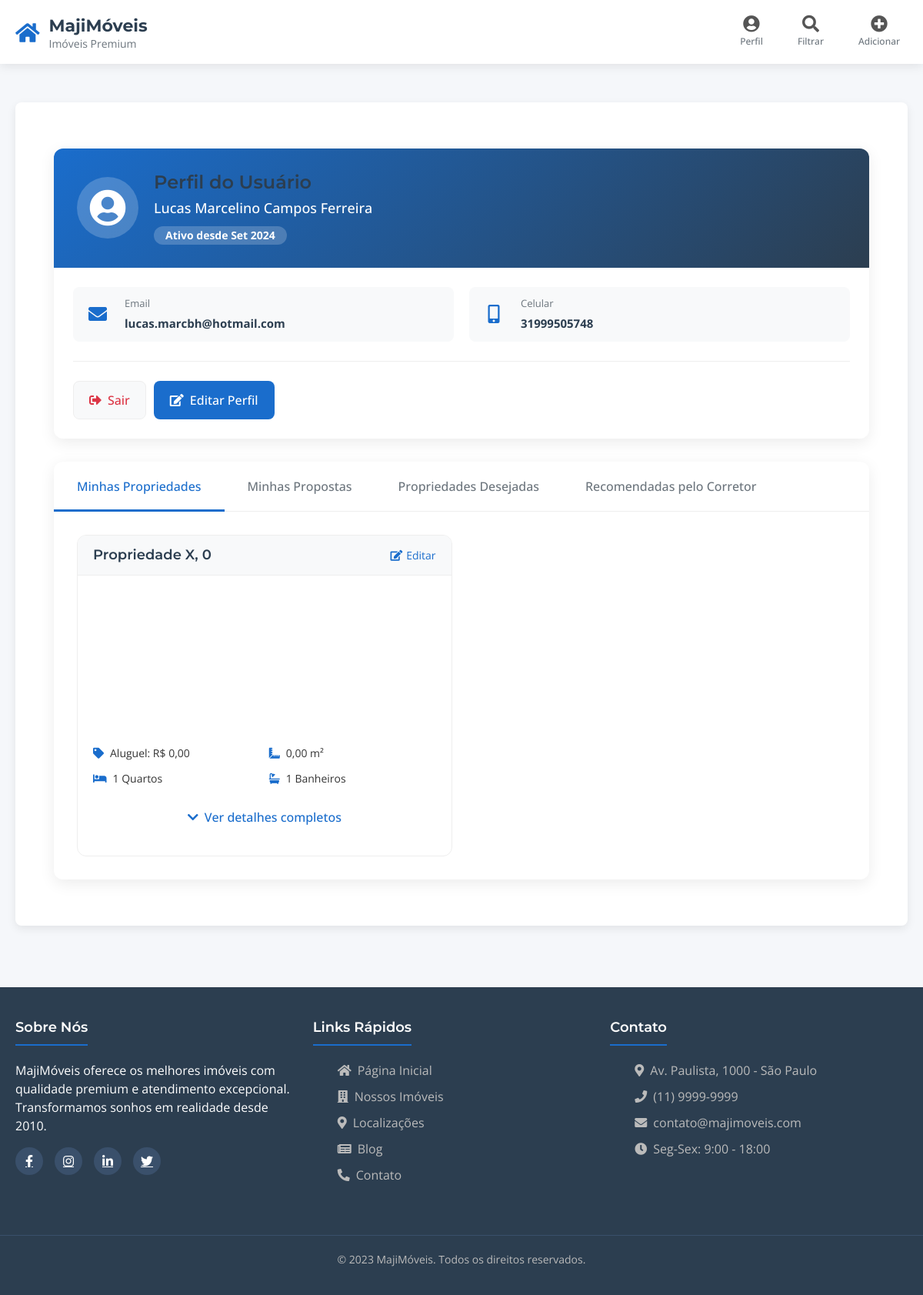
The app's page /perfil/ (signed in) with its own data.
### sales/models.py (models this page shows, shortened)
class PropertyOwner(models.Model):
    user = models.OneToOneField(User, on_delete=models.CASCADE)
    phone_number = models.CharField(max_length=15, verbose_name="Celular", default="(00) 00000-0000")
    IS_MARRIED_CHOICES = [
        ('Yes', 'Sim'),
        ('No', 'Não')
    ]
    is_married = models.CharField(max_length=3, choices=IS_MARRIED_CHOICES, verbose_name="É casado", default='No')

class Property(models.Model):
    likes = models.ManyToManyField(User, related_name='property_likes', blank=True)
    dislikes = models.ManyToManyField(User, related_name='property_dislikes', blank=True)
    owner = models.ManyToManyField(PropertyOwner, related_name="properties")
    street = models.CharField(max_length=255, verbose_name="Rua", default="Não especificada")
    street_number = models.CharField(max_length=10, verbose_name="Número", default="0")
    zip_code = models.CharField(max_length=10, verbose_name="CEP", default="00000-000")
    neighborhood = models.CharField(max_length=100, verbose_name="Bairro", default="Não especificado")
    city = models.CharField(max_length=100, verbose_name="Cidade", default="Não especificada")
    state = models.CharField(max_length=100, verbose_name="Estado", default="Não especificado")
    property_type = models.CharField(
        max_length=50,
        choices=[('apartment', 'Apartamento'), ('house', 'Casa'), ('land', 'Lote'), ('farm', 'Fazenda'), ('wahehouse', 'Galpão'), ('commercial', 'Comercial')],
        verbose_name="Tipo de Imóvel",
        default='apartment'
    )
    property_area = models.DecimalField(max_digits=10, decimal_places=2, verbose_name="Área útil do imóvel (m²)", default=0.0)
    bedrooms = models.IntegerField(verbose_name="Dormitórios (incluindo suítes)", default=1)
    suites = models.IntegerField(verbose_name="Suítes", default=0)
    bathrooms = models.IntegerField(verbose_name="Banheiros", default=1)
    features = models.CharField(max_length=255, verbose_name="Adereços", default="Nenhum")  # Usando um CharField para valores separados por vírgula
    is_covered = models.CharField(
        max_length=3,
        choices=[('yes', 'Sim'), ('no', 'Não')],
        verbose_name="Cobertura",
        default='no'
    )
    private_area = models.DecimalField(max_digits=10, decimal_places=2, verbose_name="Área privativa (m²)", default=0.0)
    garage_spots = models.IntegerField(verbose_name="Vagas de garagem", default=0)
    garage_type = models.CharField(
        max_length=20,
        choices=[
            ('covered', 'Coberta'),
            ('free', 'Livre'),
            ('covered_and_free', 'Coberta e Livre'),
            ('none', 'Nem Coberta nem Livre')
        ],
        verbose_name="Tipo de Vaga",
        default='none'
    )
    has_pool = models.CharField(
        max_length=3,
        choices=[('yes', 'Sim'), ('no', 'Não')],
        verbose_name="Piscina",
        default='no'
    )
    has_gatehouse = models.CharField(
        max_length=20,
        choices=[
            ('24h', '24 h'),
            ('daytime', 'Diurna'),
            ('night', 'Noturna'),
            ('none', 'Sem portaria')
        ],
        verbose_name="Portaria",
        default='none'
    )
    is_occupied = models.CharField(
        max_length=20,
        choices=[
            ('vacant', 'Está vago'),
            ('owner', 'Proprietário mora'),
            ('tenant', 'Inquilino mora')
        ],
        verbose_name="Alguém mora no imóvel",
        default='vacant'
    )
    access = models.CharField(
        max_length=20,
        choices=[('Key', 'Chave'), ('Biometry', 'Biometria'), ('Password', 'Senha')],
        verbose_name="Acesso",
        default='Key'
    )
    accessibility = models.CharField(
        max_length=3,
        choices=[('yes', 'Sim'), ('no', 'Não')],
        verbose_name="Acessibilidade",
        default='no'
    )
    move_availability = models.CharField(
        max_length=20,
        choices=[('immediate', 'Imediata'), ('30_days', '30 dias'), ('60_days', '60 dias'), ('other', 'Outro')],
        verbose_name="Disponibilidade de mudança",
        default='immediate'
    )
    rent_price = models.DecimalField(max_digits=10, decimal_places=2, verbose_name="Valor do aluguel", null=True, blank=True, default=0.0)
    sale_price = models.DecimalField(max_digits=10, decimal_places=2, verbose_name="Valor de venda", null=True, blank=True, default=0.0)
    iptu_value = models.DecimalField(max_digits=10, decimal_places=2, verbose_name="Valor do IPTU", null=True, blank=True, default=0.0)
    condo_fee = models.DecimalField(max_digits=10, decimal_places=2, verbose_name="Valor do condomínio", null=True, blank=True, default=0.0)
    video_url = models.URLField(max_length=500, null=True, blank=True, help_text="URL do vídeo do imóvel (e.g., YouTube link)")
    free_description = models.TextField(verbose_name="Descrição livre", null=True, blank=True)

### sales/views.py (the view)
# urls.py: path("perfil/", views.perfil, name="perfil"),
def perfil(request):
    try:
        property_owner, created = PropertyOwner.objects.get_or_create(user=request.user)
        if created:
            try:
                property_owner.save()
            except ValidationError as e:
                messages.warning(request, f"Perfil incompleto: {e}")
                return redirect('editar_perfil')  # Crie essa view depois, se quiser
        user_properties = property_owner.properties.all()
    except Exception as e:
        property_owner = None
        user_properties = []
        messages.error(request, f"Ocorreu um erro ao acessar seu perfil: {e}")
    return render(request, 'sales/perfil.html', {
        'user': request.user,
        'property_owner': property_owner,
        'user_properties': user_properties
    })

### sales/templates/sales/perfil.html (shortened to what this page needs)
{% extends 'sales/layout.html' %}
{% block content %}
<div class="profile-container">
  <div class="profile-card">
    <div class="profile-header">
      <div class="avatar">
        <i class="fas fa-user-circle"></i>
      </div>
      <div class="profile-info">
        <h2>Perfil do Usuário</h2>
        <p>
          {% if user.get_full_name %}
            {{ user.get_full_name }}
          {% else %}
            {{ user.username }}
          {% endif %}
        </p>
        <div class="badge">Ativo desde {{ user.date_joined|date:"M Y" }}</div>
      </div>
    </div>
    <div class="profile-details">
      <div class="detail-row">
        <div class="detail-item">
          <i class="fas fa-envelope"></i>
          <div>
            <span>Email</span>
            <strong>{{ user.email }}</strong>
          </div>
        </div>
        {% if user.propertyowner %}
        <div class="detail-item">
          <i class="fas fa-mobile-alt"></i>
          <div>
            <span>Celular</span>
            <strong>{{ property_owner.phone_number }}</strong>
          </div>
        </div>
        {% endif %}
      </div>
      <div class="action-buttons">
        <a href="{% url 'account_logout' %}" class="btn btn-logout">
          <i class="fas fa-sign-out-alt"></i> Sair
        </a>
        <a href="#" class="btn btn-edit">
          <i class="fas fa-edit"></i> Editar Perfil
        </a>
      </div>
    </div>
  </div>
  <div class="tabs-container">
    <ul class="tabs">
      <li class="active" data-tab="my-properties">Minhas Propriedades</li>
      <li data-tab="my-bids">Minhas Propostas</li>
      <li data-tab="wishlist">Propriedades Desejadas</li>
      <li data-tab="recommended">Recomendadas pelo Corretor</li>
    </ul>
    <div id="my-properties" class="tab-content active">
      {% if user_properties %}
      <div class="properties-grid">
        {% for imo in user_properties %}
        <div class="property-card">
          <div class="property-header">
            <h3>{{ imo.street }}, {{ imo.street_number }}</h3>
            <div class="property-actions">
              <a href="{% url 'sales:editar_imovel' imo.id %}" class="edit-btn">
                <i class="fas fa-edit"></i> Editar
              </a>
            </div>
          </div>
          <div class="property-media">
            <div class="property-images">
            </div>
          </div>
          <div class="property-info">
            <div class="info-row">
              <div class="info-item">
                <i class="fas fa-tag"></i>
                <span>
                  {% if imo.sale_price %}
                    Venda: R$ {{ imo.sale_price|floatformat:2 }}
                  {% else %}
                    Aluguel: R$ {{ imo.rent_price|floatformat:2 }}
                  {% endif %}
                </span>
              </div>
              <div class="info-item">
                <i class="fas fa-ruler-combined"></i>
                <span>{{ imo.property_area }} m²</span>
              </div>
              <div class="info-item">
                <i class="fas fa-bed"></i>
                <span>{{ imo.bedrooms }} Quartos</span>
              </div>
              <div class="info-item">
                <i class="fas fa-bath"></i>
                <span>{{ imo.bathrooms }} Banheiros</span>
              </div>
            </div>
            <div class="property-details-toggle">
              <button class="toggle-details-btn" data-target="details-{{ imo.id }}">
                <i class="fas fa-chevron-down"></i> Ver detalhes completos
              </button>
            </div>
          </div>
        </div>
        {% endfor %}
      </div>
      {% endif %}
    </div>
  </div>
</div>
{% endblock %}

### sales/templates/sales/layout.html (shortened to what this page needs)
<!DOCTYPE html>
<html lang="pt-br">
<head>
    <link href="https://cdn.jsdelivr.net/npm/bootstrap@5.3.2/dist/css/bootstrap.min.css" rel="stylesheet">
    <link rel="stylesheet" href="https://cdnjs.cloudflare.com/ajax/libs/font-awesome/5.15.4/css/all.min.css">
</head>
<body>
<header class="top-navbar">
    <div class="navbar-container">
        <a href="{% url 'sales:index' %}" class="brand">
            <div class="brand-logo">
                <i class="fas fa-home"></i>
            </div>
            <div>
                <div class="brand-text">MajiMóveis</div>
                <div class="brand-subtext">Imóveis Premium</div>
            </div>
        </a>
        <div class="nav-items">
            <div class="navbar-item" title="Perfil">
                <a href="{% url 'sales:perfil' %}">
                    <i class="fas fa-user-circle"></i>
                    <span>Perfil</span>
                </a>
            </div>
            <div class="navbar-item" title="Filtrar Imóveis">
                <button class="icon-button" id="filter-toggle-btn">
                    <i class="fas fa-search"></i>
                    <span>Filtrar</span>
                </button>
            </div>
            <div class="navbar-item" title="Adicionar Imóvel">
                <a href="{% url 'sales:cadastrar_imovel' %}">
                    <i class="fas fa-plus-circle"></i>
                    <span>Adicionar</span>
                </a>
            </div>
        </div>
    </div>
</header>
<main>
    <div class="content-card">
        {% block content %}{% endblock %}
    </div>
</main>
<footer>
    <div class="footer-content">
        <div class="footer-section">
            <h3>Sobre Nós</h3>
            <p>MajiMóveis oferece os melhores imóveis com qualidade premium e atendimento excepcional. Transformamos sonhos em realidade desde 2010.</p>
            <div class="social-icons">
                <a href="#"><i class="fab fa-facebook-f"></i></a>
                <a href="#"><i class="fab fa-instagram"></i></a>
                <a href="#"><i class="fab fa-linkedin-in"></i></a>
                <a href="#"><i class="fab fa-twitter"></i></a>
            </div>
        </div>
        <div class="footer-section">
            <h3>Links Rápidos</h3>
            <ul class="footer-links">
                <li><a href="{% url 'sales:index' %}"><i class="fas fa-home"></i> Página Inicial</a></li>
                <li><a href="#"><i class="fas fa-building"></i> Nossos Imóveis</a></li>
                <li><a href="#"><i class="fas fa-map-marker-alt"></i> Localizações</a></li>
                <li><a href="#"><i class="fas fa-newspaper"></i> Blog</a></li>
                <li><a href="#"><i class="fas fa-phone-alt"></i> Contato</a></li>
            </ul>
        </div>
        <div class="footer-section">
            <h3>Contato</h3>
            <ul class="footer-links">
                <li><a href="#"><i class="fas fa-map-marker-alt"></i> Av. Paulista, 1000 - São Paulo</a></li>
                <li><a href="tel:+551199999999"><i class="fas fa-phone"></i> (11) 9999-9999</a></li>
                <li><a href="mailto:contato@majimoveis.com"><i class="fas fa-envelope"></i> contato@majimoveis.com</a></li>
                <li><a href="#"><i class="fas fa-clock"></i> Seg-Sex: 9:00 - 18:00</a></li>
            </ul>
        </div>
    </div>
    <div class="footer-bottom">
        <p>&copy; 2023 MajiMóveis. Todos os direitos reservados.</p>
    </div>
</footer>
</body>
</html>

### sales/templates/sales/layout.html (style rules this page uses)
:root { --primary-color: #1a6dcc; --primary-dark: #1255a3; --secondary-color: #2ecc71; --accent-color: #ff6b6b; --dark-color: #2c3e50; --light-color: #f8f9fa; --gray-light: #e9ecef; --border-radius: 8px; --box-shadow: 0 4px 12px rgba(0, 0, 0, 0.08); --transition: all 0.3s ease; }
* { margin: 0; padding: 0; box-sizing: border-box; }
body { font-family: 'Open Sans', sans-serif; background-color: #f5f7fa; color: #333; min-height: 100vh; display: flex; flex-direction: column; }
h1, h2, h3, h4, h5, h6 { font-family: 'Montserrat', sans-serif; font-weight: 600; color: var(--dark-color); }
.top-navbar { background-color: white; padding: 15px 0; box-shadow: var(--box-shadow); position: sticky; top: 0; z-index: 1000; }
.navbar-container { display: flex; justify-content: space-between; align-items: center; max-width: 1200px; margin: 0 auto; padding: 0 20px; }
.brand { display: flex; align-items: center; gap: 12px; text-decoration: none; }
.brand-logo { color: var(--primary-color); font-size: 28px; }
.brand-text { font-family: 'Montserrat', sans-serif; font-weight: 700; font-size: 22px; color: var(--dark-color); }
.brand-subtext { font-size: 14px; color: #6c757d; font-weight: 400; margin-top: -4px; }
.nav-items { display: flex; gap: 25px; align-items: center; }
.navbar-item { position: relative; }
.navbar-item a, .icon-button { text-decoration: none; color: #555; font-size: 22px; background: none; border: none; cursor: pointer; transition: var(--transition); display: flex; flex-direction: column; align-items: center; padding: 5px 10px; }
.navbar-item a span, .icon-button span { font-size: 12px; font-weight: 500; margin-top: 3px; color: #6c757d; }
main { flex: 1; padding: 30px 20px; max-width: 1200px; margin: 20px auto; width: 100%; }
.content-card { background: white; border-radius: var(--border-radius); box-shadow: var(--box-shadow); padding: 30px; margin-bottom: 30px; }
footer { background: var(--dark-color); color: white; padding: 40px 0 20px; margin-top: auto; }
.footer-content { max-width: 1200px; margin: 0 auto; padding: 0 20px; display: flex; flex-wrap: wrap; justify-content: space-between; }
.footer-section { flex: 1; min-width: 250px; margin-bottom: 30px; padding-right: 20px; }
.footer-section h3 { color: white; font-size: 18px; margin-bottom: 20px; padding-bottom: 10px; border-bottom: 2px solid var(--primary-color); display: inline-block; }
.footer-links { list-style: none; }
.footer-links li { margin-bottom: 10px; }
.footer-links a { color: #bbb; text-decoration: none; transition: var(--transition); display: flex; align-items: center; gap: 8px; }
.footer-bottom { text-align: center; padding-top: 20px; border-top: 1px solid #3a506b; margin-top: 20px; font-size: 14px; color: #bbb; }
.social-icons { display: flex; gap: 15px; margin-top: 15px; }
.social-icons a { display: flex; align-items: center; justify-content: center; width: 36px; height: 36px; background: #3a506b; border-radius: 50%; color: white; transition: var(--transition); }

### records on screen
PropertyOwner: phone_number "31999505748"
Property: street "Propriedade X", street_number "0", rent_price "0,00", property_area "0,00", bedrooms "1", bathrooms "1"

### other values on screen
{{ user.get_full_name }} "Lucas Marcelino Campos Ferreira"
{{ user.date_joined|date:"M Y" }} "Set 2024"
{{ user.email }} "lucas.marcbh@hotmail.com"
